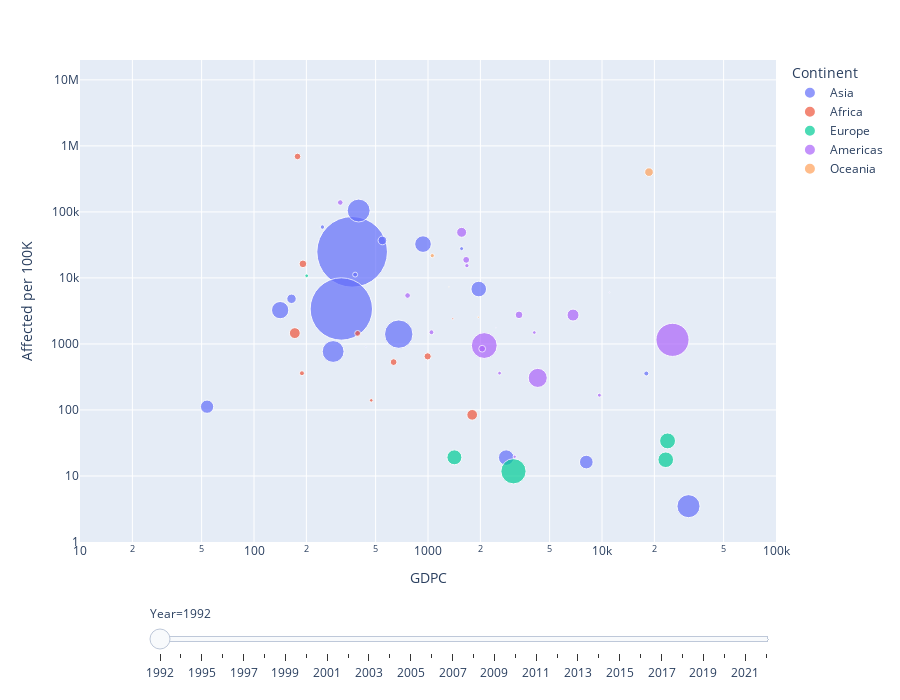

Notebook code for this chart:
### Code cell
import plotly.express as px

df = px.data.gapminder()
fig = px.scatter(ND_GDPC_1992, x="GDPC", y="Affected per 100K", animation_frame="Year", animation_group="Country",
           size="population", color="Continent", hover_name="Country",
           log_x=True, log_y=True, size_max=55, range_x=[10,100000], range_y=[1,20000000])

fig["layout"].pop("updatemenus") # optional, drop animation buttons
fig.update_layout(width=900, height=700)
fig.show()

### Figure 1 — Plotly figure (JSON) as saved in the notebook; plotly's stock layout.template omitted (floating-point values rounded to 4 significant figures)
{"data": [{"hovertemplate": "<b>%{hovertext}</b><br><br>Continent=Asia<br>Year=1992<br>GDPC=%{x}<br>Affected per 100K=%{y}<br>population=%{marker.size}<extra></extra>", "hovertext": ["Afghanistan", "Bangladesh", "Bhutan", "China", "Hong Kong", "Indonesia", "India", "Iran (Islamic Republic of)", "Israel", "Jordan", "Japan", "Cambodia", "Korea (the Republic of)", "Lao People's Democratic Republic (the)", "Lebanon", "Sri Lanka", "Myanmar", "Nepal", "Pakistan", "Philippines (the)", "Thailand", "Tajikistan", "Turkey", "Viet Nam"], "ids": ["Afghanistan", "Bangladesh", "Bhutan", "China", "Hong Kong", "Indonesia", "India", "Iran (Islamic Republic of)", "Israel", "Jordan", "Japan", "Cambodia", "Korea (the Republic of)", "Lao People's Democratic Republic (the)", "Lebanon", "Sri Lanka", "Myanmar", "Nepal", "Pakistan", "Philippines (the)", "Thailand", "Tajikistan", "Turkey", "Viet Nam"], "legendgroup": "Asia", "marker": {"color": "#636efa", "size": [12057433, 111272102, 545944, 1164970000, 5800500, 188558416, 907574049, 59372016, 5123000, 3866887, 124425000, 9718215, 43747962, 4561106, 3745407, 17736827, 41237813, 20702133, 122375179, 64543525, 56939020, 5656208, 56302037, 69788747], "sizemode": "area", "sizeref": 466900.0, "symbol": "circle"}, "mode": "markers", "name": "Asia", "orientation": "v", "showlegend": true, "type": "scatter", "x": [null, 285.0, 440.0, 366.5, 17980.0, 679.0, 317.6, null, null, 1373.0, 31410.0, null, 8127.0, 247.3, 1560.0, 547.1, 53.74, 164.3, 399.5, 936.1, 1957.0, 381.3, 2814.0, 141.4], "xaxis": "x", "y": [331.7, 768.4, 904.9, 24820.0, 356.5, 1408.0, 3384.0, 651.8, 0, 0, 3.488, 39140.0, 16.25, 58980.0, 27790.0, 36980.0, 112.2, 4830.0, 104900.0, 32540.0, 6787.0, 11230.0, 18.99, 3253.0], "yaxis": "y"}, {"hovertemplate": "<b>%{hovertext}</b><br><br>Continent=Africa<br>Year=1992<br>GDPC=%{x}<br>Affected per 100K=%{y}<br>population=%{marker.size}<extra></extra>", "hovertext": ["Burundi", "Central African Republic", "Cameroon", "Cabo Verde", "Algeria", "Mozambique", "Malawi", "Nigeria", "Eswatini", "Tanzania, United Republic of", "Uganda", "Zambia", "Zimbabwe"], "ids": ["Burundi", "Central African Republic", "Cameroon", "Cabo Verde", "Algeria", "Mozambique", "Malawi", "Nigeria", "Eswatini", "Tanzania, United Republic of", "Uganda", "Zambia", "Zimbabwe"], "legendgroup": "Africa", "marker": {"color": "#EF553B", "size": [5743085, 2991727, 12128604, 381947, 26748303, 13816881, 10115420, 100182045, 925165, 27580723, 18801966, 8074337, 10641501], "sizemode": "area", "sizeref": 466900.0, "symbol": "circle"}, "mode": "markers", "name": "Africa", "orientation": "v", "showlegend": true, "type": "scatter", "x": [188.6, 471.9, 995.3, 935.1, 1795.0, 191.1, 177.9, 477.1, 1389.0, 171.6, 152.0, 394.1, 634.4], "xaxis": "x", "y": [360.1, 139.7, 648.5, 0, 84.42, 16330.0, 692000.0, 0, 2408.0, 1459.0, 0, 1444.0, 530.8], "yaxis": "y"}, {"hovertemplate": "<b>%{hovertext}</b><br><br>Continent=Europe<br>Year=1992<br>GDPC=%{x}<br>Affected per 100K=%{y}<br>population=%{marker.size}<extra></extra>", "hovertext": ["Albania", "Germany", "Denmark", "France", "Hungary", "Italy", "Lithuania", "Netherlands (the)", "Norway", "Poland", "Russian Federation (the)", "Ukraine"], "ids": ["Albania", "Germany", "Denmark", "France", "Hungary", "Italy", "Lithuania", "Netherlands (the)", "Norway", "Poland", "Russian Federation (the)", "Ukraine"], "legendgroup": "Europe", "marker": {"color": "#00cc96", "size": [3247039, 80624598, 5171370, 58849943, 10369341, 56797087, 3700114, 15184166, 4286401, 38363667, 148538197, 52150400], "sizemode": "area", "sizeref": 466900.0, "symbol": "circle"}, "mode": "markers", "name": "Europe", "orientation": "v", "showlegend": true, "type": "scatter", "x": [200.9, 26440.0, 29570.0, 23810.0, 3735.0, 23240.0, null, 23900.0, 30520.0, 2459.0, 3099.0, 1418.0], "xaxis": "x", "y": [10780.0, 0, 0, 33.98, 0, 17.61, 0, 0, 0, 0, 11.78, 19.18], "yaxis": "y"}, {"hovertemplate": "<b>%{hovertext}</b><br><br>Continent=Americas<br>Year=1992<br>GDPC=%{x}<br>Affected per 100K=%{y}<br>population=%{marker.size}<extra></extra>", "hovertext": ["Argentina", "Bahamas (the)", "Bolivia (Plurinational State of)", "Brazil", "Canada", "Chile", "Costa Rica", "Cuba", "Dominican Republic (the)", "Ecuador", "Guatemala", "Haiti", "Mexico", "Panama", "Peru", "Puerto Rico", "Paraguay", "El Salvador", "Uruguay", "United States of America (the)", "Saint Vincent and the Grenadines", "Venezuela (Bolivarian Republic of)"], "ids": ["Argentina", "Bahamas (the)", "Bolivia (Plurinational State of)", "Brazil", "Canada", "Chile", "Costa Rica", "Cuba", "Dominican Republic (the)", "Ecuador", "Guatemala", "Haiti", "Mexico", "Panama", "Peru", "Puerto Rico", "Paraguay", "El Salvador", "Uruguay", "United States of America (the)", "Saint Vincent and the Grenadines", "Venezuela (Bolivarian Republic of)"], "legendgroup": "Americas", "marker": {"color": "#ab63fa", "size": [33568285, 281973, 7394419, 155900790, 28371264, 13782297, 3321939, 10783748, 7427340, 10914222, 9544055, 7205780, 84993164, 2554382, 23047248, 3585176, 4277051, 5552206, 3153732, 256514000, 113222, 20700461], "sizemode": "area", "sizeref": 466900.0, "symbol": "circle"}, "mode": "markers", "name": "Americas", "orientation": "v", "showlegend": true, "type": "scatter", "x": [6816.0, 11030.0, 763.3, 2105.0, 20880.0, 3335.0, 2578.0, 2048.0, 1563.0, 1658.0, 1094.0, 313.2, 4273.0, 3148.0, 1561.0, 9659.0, 1673.0, 1047.0, 4083.0, 25420.0, 2455.0, 2918.0], "xaxis": "x", "y": [2739.0, 6029.0, 5416.0, 946.1, 0, 2757.0, 361.2, 846.4, 0, 18780.0, 0, 138800.0, 305.9, 19.57, 49030.0, 167.4, 15330.0, 1504.0, 1490.0, 1154.0, 1766.0, 0], "yaxis": "y"}, {"hovertemplate": "<b>%{hovertext}</b><br><br>Continent=Oceania<br>Year=1992<br>GDPC=%{x}<br>Affected per 100K=%{y}<br>population=%{marker.size}<extra></extra>", "hovertext": ["Australia", "Fiji", "Guam", "New Zealand", "Papua New Guinea", "Solomon Islands", "Vanuatu"], "ids": ["Australia", "Fiji", "Guam", "New Zealand", "Papua New Guinea", "Solomon Islands", "Vanuatu"], "legendgroup": "Oceania", "marker": {"color": "#FFA15A", "size": [17478635, 786859, 143173, 3531700, 4136644, 343916, 158577], "sizemode": "area", "sizeref": 466900.0, "symbol": "circle"}, "mode": "markers", "name": "Oceania", "orientation": "v", "showlegend": true, "type": "scatter", "x": [18620.0, 1947.0, null, 11790.0, 1058.0, 782.3, 1319.0], "xaxis": "x", "y": [400500.0, 2542.0, 38710.0, 0, 21760.0, 0, 7315.0], "yaxis": "y"}], "layout": {"height": 700, "legend": {"itemsizing": "constant", "title": {"text": "Continent"}, "tracegroupgap": 0}, "margin": {"t": 60}, "sliders": [{"active": 0, "currentvalue": {"prefix": "Year="}, "len": 0.9, "pad": {"b": 10, "t": 60}, "steps": [{"args": [["1992"], {"frame": {"duration": 0, "redraw": false}, "fromcurrent": true, "mode": "immediate", "transition": {"duration": 0, "easing": "linear"}}], "label": "1992", "method": "animate"}, {"args": [["1993"], {"frame": {"duration": 0, "redraw": false}, "fromcurrent": true, "mode": "immediate", "transition": {"duration": 0, "easing": "linear"}}], "label": "1993", "method": "animate"}, {"args": [["1995"], {"frame": {"duration": 0, "redraw": false}, "fromcurrent": true, "mode": "immediate", "transition": {"duration": 0, "easing": "linear"}}], "label": "1995", "method": "animate"}, {"args": [["1996"], {"frame": {"duration": 0, "redraw": false}, "fromcurrent": true, "mode": "immediate", "transition": {"duration": 0, "easing": "linear"}}], "label": "1996", "method": "animate"}, {"args": [["1997"], {"frame": {"duration": 0, "redraw": false}, "fromcurrent": true, "mode": "immediate", "transition": {"duration": 0, "easing": "linear"}}], "label": "1997", "method": "animate"}, {"args": [["1998"], {"frame": {"duration": 0, "redraw": false}, "fromcurrent": true, "mode": "immediate", "transition": {"duration": 0, "easing": "linear"}}], "label": "1998", "method": "animate"}, {"args": [["1999"], {"frame": {"duration": 0, "redraw": false}, "fromcurrent": true, "mode": "immediate", "transition": {"duration": 0, "easing": "linear"}}], "label": "1999", "method": "animate"}, {"args": [["2000"], {"frame": {"duration": 0, "redraw": false}, "fromcurrent": true, "mode": "immediate", "transition": {"duration": 0, "easing": "linear"}}], "label": "2000", "method": "animate"}, {"args": [["2001"], {"frame": {"duration": 0, "redraw": false}, "fromcurrent": true, "mode": "immediate", "transition": {"duration": 0, "easing": "linear"}}], "label": "2001", "method": "animate"}, {"args": [["2002"], {"frame": {"duration": 0, "redraw": false}, "fromcurrent": true, "mode": "immediate", "transition": {"duration": 0, "easing": "linear"}}], "label": "2002", "method": "animate"}, {"args": [["2003"], {"frame": {"duration": 0, "redraw": false}, "fromcurrent": true, "mode": "immediate", "transition": {"duration": 0, "easing": "linear"}}], "label": "2003", "method": "animate"}, {"args": [["2004"], {"frame": {"duration": 0, "redraw": false}, "fromcurrent": true, "mode": "immediate", "transition": {"duration": 0, "easing": "linear"}}], "label": "2004", "method": "animate"}, {"args": [["2005"], {"frame": {"duration": 0, "redraw": false}, "fromcurrent": true, "mode": "immediate", "transition": {"duration": 0, "easing": "linear"}}], "label": "2005", "method": "animate"}, {"args": [["2006"], {"frame": {"duration": 0, "redraw": false}, "fromcurrent": true, "mode": "immediate", "transition": {"duration": 0, "easing": "linear"}}], "label": "2006", "method": "animate"}, {"args": [["2007"], {"frame": {"duration": 0, "redraw": false}, "fromcurrent": true, "mode": "immediate", "transition": {"duration": 0, "easing": "linear"}}], "label": "2007", "method": "animate"}, {"args": [["2008"], {"frame": {"duration": 0, "redraw": false}, "fromcurrent": true, "mode": "immediate", "transition": {"duration": 0, "easing": "linear"}}], "label": "2008", "method": "animate"}, {"args": [["2009"], {"frame": {"duration": 0, "redraw": false}, "fromcurrent": true, "mode": "immediate", "transition": {"duration": 0, "easing": "linear"}}], "label": "2009", "method": "animate"}, {"args": [["2010"], {"frame": {"duration": 0, "redraw": false}, "fromcurrent": true, "mode": "immediate", "transition": {"duration": 0, "easing": "linear"}}], "label": "2010", "method": "animate"}, {"args": [["2011"], {"frame": {"duration": 0, "redraw": false}, "fromcurrent": true, "mode": "immediate", "transition": {"duration": 0, "easing": "linear"}}], "label": "2011", "method": "animate"}, {"args": [["2012"], {"frame": {"duration": 0, "redraw": false}, "fromcurrent": true, "mode": "immediate", "transition": {"duration": 0, "easing": "linear"}}], "label": "2012", "method": "animate"}, {"args": [["2013"], {"frame": {"duration": 0, "redraw": false}, "fromcurrent": true, "mode": "immediate", "transition": {"duration": 0, "easing": "linear"}}], "label": "2013", "method": "animate"}, {"args": [["2014"], {"frame": {"duration": 0, "redraw": false}, "fromcurrent": true, "mode": "immediate", "transition": {"duration": 0, "easing": "linear"}}], "label": "2014", "method": "animate"}, {"args": [["2015"], {"frame": {"duration": 0, "redraw": false}, "fromcurrent": true, "mode": "immediate", "transition": {"duration": 0, "easing": "linear"}}], "label": "2015", "method": "animate"}, {"args": [["2016"], {"frame": {"duration": 0, "redraw": false}, "fromcurrent": true, "mode": "immediate", "transition": {"duration": 0, "easing": "linear"}}], "label": "2016", "method": "animate"}, {"args": [["2017"], {"frame": {"duration": 0, "redraw": false}, "fromcurrent": true, "mode": "immediate", "transition": {"duration": 0, "easing": "linear"}}], "label": "2017", "method": "animate"}, {"args": [["2018"], {"frame": {"duration": 0, "redraw": false}, "fromcurrent": true, "mode": "immediate", "transition": {"duration": 0, "easing": "linear"}}], "label": "2018", "method": "animate"}, {"args": [["2019"], {"frame": {"duration": 0, "redraw": false}, "fromcurrent": true, "mode": "immediate", "transition": {"duration": 0, "easing": "linear"}}], "label": "2019", "method": "animate"}, {"args": [["2020"], {"frame": {"duration": 0, "redraw": false}, "fromcurrent": true, "mode": "immediate", "transition": {"duration": 0, "easing": "linear"}}], "label": "2020", "method": "animate"}, {"args": [["2021"], {"frame": {"duration": 0, "redraw": false}, "fromcurrent": true, "mode": "immediate", "transition": {"duration": 0, "easing": "linear"}}], "label": "2021", "method": "animate"}, {"args": [["1994"], {"frame": {"duration": 0, "redraw": false}, "fromcurrent": true, "mode": "immediate", "transition": {"duration": 0, "easing": "linear"}}], "label": "1994", "method": "animate"}], "x": 0.1, "xanchor": "left", "y": 0, "yanchor": "top"}], "width": 900, "xaxis": {"anchor": "y", "domain": [0, 1], "range": [1, 5], "title": {"text": "GDPC"}, "type": "log"}, "yaxis": {"anchor": "x", "domain": [0, 1], "range": [0, 7.301], "title": {"text": "Affected per 100K"}, "type": "log"}}}
